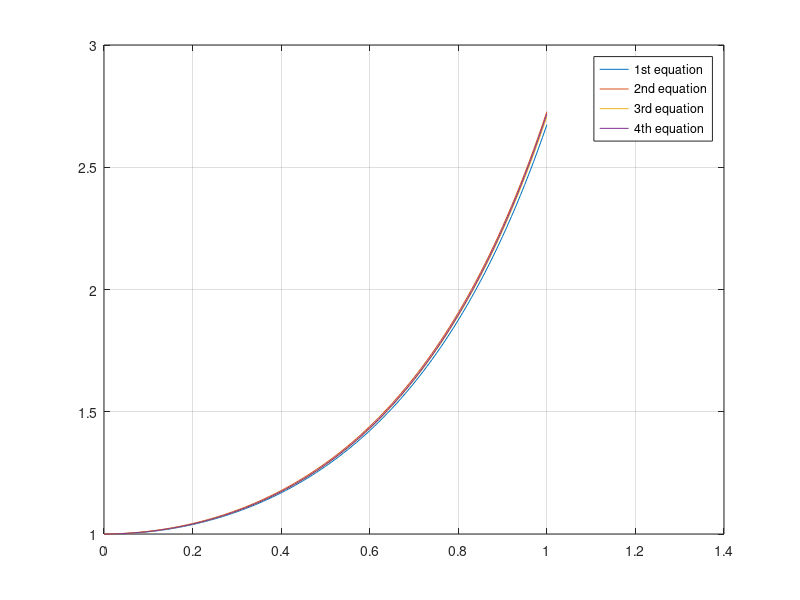

Source code (MATLAB):
clc
clear all
close all
%y'=2*x*y;
f=@(x,y) 2*x*y;
fex=@(x) exp(x^2);
 
a=0;
b=1;
n=100;
h=(b-a)/n;
 
ye(1)=1;ym(1)=1;yb(1)=1; %initial condition)
x(1)=a;
 
i=0;
for j=a:h:b
    i=i+1;
    x(i+1)=x(i)+h;
    %euler method:y(n+1)=y(n)+h*f(x(n),y(n))
    ye(i+1)=ye(i)+h*f(x(i),ye(i)); yfe(i)=ye(i);
    %forward euler method
    yb(i+1)=yb(i)+h*f(x(i+1),ye(i+1));ybe(i)=yb(i);
    %modified euler method
    ym(i+1)=ym(i)+0.5*h*(f(x(i),ym(i))+f(x(i+1),ye(i+1))); yme(i)=ym(i);
    %exact solution;
    yex(i)=fex(j);
end
plot(x(1:101),yfe,x(1:101),ybe,x(1:101),yme,x(1:101),yex)
legend('1st equation','2nd equation','3rd equation','4th equation')
grid on
